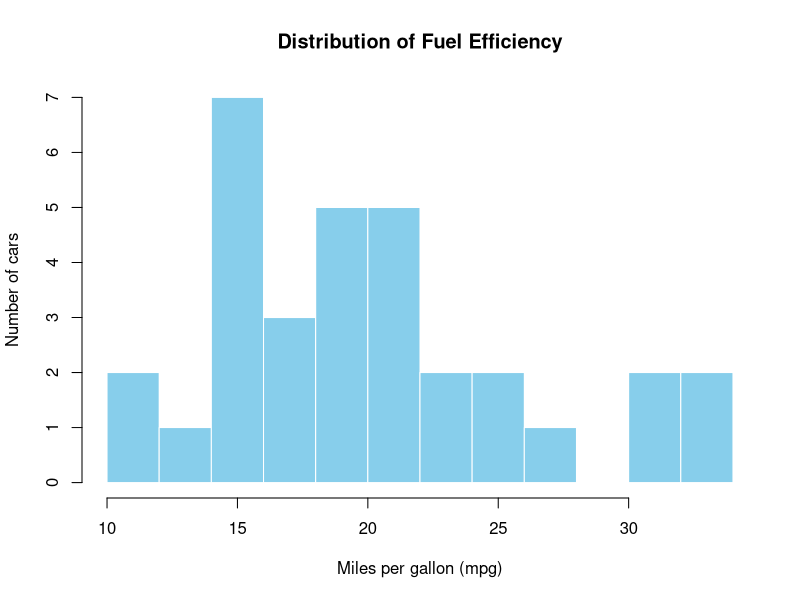

Here is the R script that generated this plot:
hist(
  mtcars$mpg,
  breaks = 10,
  main = "Distribution of Fuel Efficiency",
  xlab = "Miles per gallon (mpg)",
  ylab = "Number of cars",
  col = "skyblue",
  border = "white"
)
